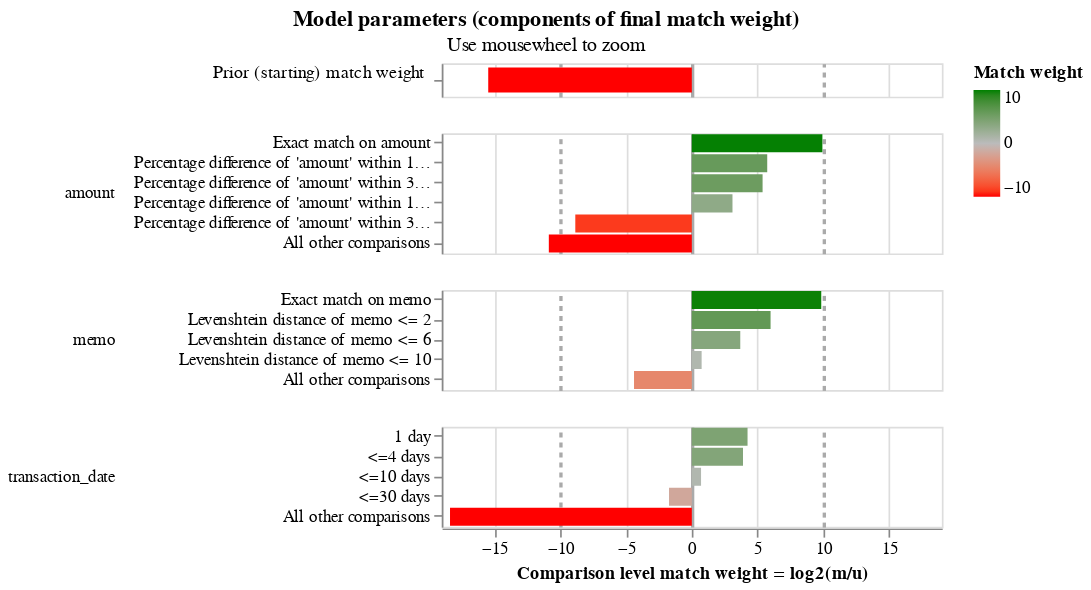

Here is the notebook cell this chart was saved with:
### Code cell
linker.visualisations.match_weights_chart()

### Figure 1 — Vega-Lite specification as saved in the notebook (floating-point values rounded to 4 significant figures)
{"config": {"view": {"continuousWidth": 300, "continuousHeight": 300, "discreteHeight": 60, "discreteWidth": 400}, "header": {"title": null}, "mark": {"tooltip": null}, "title": {"anchor": "middle"}}, "vconcat": [{"mark": {"type": "bar", "clip": true, "height": 15}, "encoding": {"color": {"field": "log2_bayes_factor", "scale": {"domain": [-10, 0, 10], "interpolate": "lab", "range": ["red", "#bbbbbb", "green"]}, "title": "Match weight", "type": "quantitative"}, "tooltip": [{"field": "comparison_name", "title": "Comparison name", "type": "nominal"}, {"field": "probability_two_random_records_match", "format": ".4f", "title": "Probability two random records match", "type": "nominal"}, {"field": "log2_bayes_factor", "format": ",.4f", "title": "Equivalent match weight", "type": "quantitative"}, {"field": "bayes_factor_description", "title": "Match weight description", "type": "nominal"}], "x": {"axis": {"domain": false, "gridColor": {"condition": {"test": "abs(datum.value / 10)  <= 1 & datum.value % 10 === 0", "value": "#aaa"}, "value": "#ddd"}, "gridDash": {"condition": {"test": "abs(datum.value / 10) == 1", "value": [3]}, "value": null}, "gridWidth": {"condition": {"test": "abs(datum.value / 10)  <= 1 & datum.value % 10 === 0", "value": 2}, "value": 1}, "labels": false, "ticks": false, "title": ""}, "field": "log2_bayes_factor", "scale": {"domain": [-19, 19]}, "type": "quantitative"}, "y": {"axis": {"title": "Prior (starting) match weight", "titleAlign": "right", "titleAngle": 0, "titleFontWeight": "normal"}, "field": "label_for_charts", "sort": {"field": "comparison_vector_value", "order": "descending"}, "type": "nominal"}}, "height": 20, "transform": [{"filter": "(datum.comparison_name == 'probability_two_random_records_match')"}]}, {"mark": {"type": "bar", "clip": true}, "encoding": {"color": {"field": "log2_bayes_factor", "scale": {"domain": [-10, 0, 10], "interpolate": "lab", "range": ["red", "#bbbbbb", "green"]}, "title": "Match weight", "type": "quantitative"}, "row": {"field": "comparison_name", "header": {"labelAlign": "left", "labelAnchor": "middle", "labelAngle": 0}, "sort": {"field": "comparison_sort_order"}, "type": "nominal"}, "tooltip": [{"field": "comparison_name", "title": "Comparison name", "type": "nominal"}, {"field": "label_for_charts", "title": "Label", "type": "ordinal"}, {"field": "sql_condition", "title": "SQL condition", "type": "nominal"}, {"field": "m_probability", "format": ".10~g", "title": "M probability", "type": "quantitative"}, {"field": "u_probability", "format": ".10~g", "title": "U probability", "type": "quantitative"}, {"field": "bayes_factor", "format": ",.6f", "title": "Bayes factor = m/u", "type": "quantitative"}, {"field": "log2_bayes_factor", "format": ".4~g", "title": "Match weight = log2(m/u)", "type": "quantitative"}, {"field": "bayes_factor_description", "title": "Match weight description", "type": "nominal"}, {"field": "m_probability_description", "title": "m probability description", "type": "nominal"}, {"field": "u_probability_description", "title": "u probability description", "type": "nominal"}], "x": {"axis": {"gridColor": {"condition": {"test": "abs(datum.value / 10)  <= 1 & datum.value % 10 === 0", "value": "#aaa"}, "value": "#ddd"}, "gridDash": {"condition": {"test": "abs(datum.value / 10) == 1", "value": [3]}, "value": null}, "gridWidth": {"condition": {"test": "abs(datum.value / 10)  <= 1 & datum.value % 10 === 0", "value": 2}, "value": 1}, "title": "Comparison level match weight = log2(m/u)"}, "field": "log2_bayes_factor", "scale": {"domain": [-19, 19]}, "type": "quantitative"}, "y": {"axis": {"title": null}, "field": "label_for_charts", "sort": {"field": "comparison_vector_value", "order": "descending"}, "type": "nominal"}}, "height": {"step": 12}, "resolve": {"axis": {"y": "independent"}, "scale": {"y": "independent"}}, "transform": [{"filter": "(datum.comparison_name != 'probability_two_random_records_match')"}]}], "data": {"name": "data-2e73792dca9add6b29726a6b46faf8e2"}, "params": [{"name": "mouse_zoom", "select": {"type": "interval", "encodings": ["x"]}, "bind": "scales", "views": []}], "resolve": {"axis": {"y": "independent"}, "scale": {"y": "independent"}}, "title": {"text": "Model parameters (components of final match weight)", "subtitle": "Use mousewheel to zoom"}, "$schema": "https://vega.github.io/schema/vega-lite/v5.9.3.json", "datasets": {"data-2e73792dca9add6b29726a6b46faf8e2": [{"comparison_name": "probability_two_random_records_match", "sql_condition": null, "label_for_charts": "", "m_probability": null, "u_probability": null, "m_probability_description": null, "u_probability_description": null, "has_tf_adjustments": false, "tf_adjustment_column": null, "tf_adjustment_weight": null, "is_null_level": false, "bayes_factor": 2.206e-05, "log2_bayes_factor": -15.47, "comparison_vector_value": 0, "max_comparison_vector_value": 0, "bayes_factor_description": "The probability that two random records drawn at random match is 0.000 or one in  45,326.0 records.This is equivalent to a starting match weight of -15.468.", "probability_two_random_records_match": 2.206e-05, "comparison_sort_order": -1}, {"comparison_name": "amount", "sql_condition": "\"amount_l\" = \"amount_r\"", "label_for_charts": "Exact match on amount", "m_probability": 0.2486, "u_probability": 0.0002561, "m_probability_description": "Amongst matching record comparisons, 24.86% of records (i.e. one in 4.022) are in the exact match on amount comparison level", "u_probability_description": "Amongst non-matching record comparisons, 0.02561% of records (i.e. one in 3,905) are in the exact match on amount comparison level", "has_tf_adjustments": false, "tf_adjustment_column": null, "tf_adjustment_weight": 1.0, "is_null_level": false, "bayes_factor": 970.7, "log2_bayes_factor": 9.923, "comparison_vector_value": 5, "max_comparison_vector_value": 5, "bayes_factor_description": "If comparison level is `exact match on amount` then comparison is 971 times more likely to be a match", "probability_two_random_records_match": 2.206e-05, "comparison_sort_order": 0}, {"comparison_name": "amount", "sql_condition": "(ABS(\"amount_l\" - \"amount_r\") / (CASE WHEN \"amount_r\" > \"amount_l\" THEN \"amount_r\" ELSE \"amount_l\" END)) < 0.01", "label_for_charts": "Percentage difference of 'amount' within 1.00%", "m_probability": 0.1991, "u_probability": 0.003749, "m_probability_description": "Amongst matching record comparisons, 19.91% of records (i.e. one in 5.023) are in the percentage difference of 'amount' within 1.00% comparison level", "u_probability_description": "Amongst non-matching record comparisons, 0.3749% of records (i.e. one in 267) are in the percentage difference of 'amount' within 1.00% comparison level", "has_tf_adjustments": false, "tf_adjustment_column": null, "tf_adjustment_weight": 1.0, "is_null_level": false, "bayes_factor": 53.11, "log2_bayes_factor": 5.731, "comparison_vector_value": 4, "max_comparison_vector_value": 5, "bayes_factor_description": "If comparison level is `percentage difference of 'amount' within 1.00%` then comparison is 53.11 times more likely to be a match", "probability_two_random_records_match": 2.206e-05, "comparison_sort_order": 0}, {"comparison_name": "amount", "sql_condition": "(ABS(\"amount_l\" - \"amount_r\") / (CASE WHEN \"amount_r\" > \"amount_l\" THEN \"amount_r\" ELSE \"amount_l\" END)) < 0.03", "label_for_charts": "Percentage difference of 'amount' within 3.00%", "m_probability": 0.3192, "u_probability": 0.007676, "m_probability_description": "Amongst matching record comparisons, 31.92% of records (i.e. one in 3.133) are in the percentage difference of 'amount' within 3.00% comparison level", "u_probability_description": "Amongst non-matching record comparisons, 0.7676% of records (i.e. one in 130) are in the percentage difference of 'amount' within 3.00% comparison level", "has_tf_adjustments": false, "tf_adjustment_column": null, "tf_adjustment_weight": 1.0, "is_null_level": false, "bayes_factor": 41.59, "log2_bayes_factor": 5.378, "comparison_vector_value": 3, "max_comparison_vector_value": 5, "bayes_factor_description": "If comparison level is `percentage difference of 'amount' within 3.00%` then comparison is 41.59 times more likely to be a match", "probability_two_random_records_match": 2.206e-05, "comparison_sort_order": 0}, {"comparison_name": "amount", "sql_condition": "(ABS(\"amount_l\" - \"amount_r\") / (CASE WHEN \"amount_r\" > \"amount_l\" THEN \"amount_r\" ELSE \"amount_l\" END)) < 0.1", "label_for_charts": "Percentage difference of 'amount' within 10.00%", "m_probability": 0.2324, "u_probability": 0.02728, "m_probability_description": "Amongst matching record comparisons, 23.24% of records (i.e. one in 4.303) are in the percentage difference of 'amount' within 10.00% comparison level", "u_probability_description": "Amongst non-matching record comparisons, 2.728% of records (i.e. one in 36.65) are in the percentage difference of 'amount' within 10.00% comparison level", "has_tf_adjustments": false, "tf_adjustment_column": null, "tf_adjustment_weight": 1.0, "is_null_level": false, "bayes_factor": 8.518, "log2_bayes_factor": 3.091, "comparison_vector_value": 2, "max_comparison_vector_value": 5, "bayes_factor_description": "If comparison level is `percentage difference of 'amount' within 10.00%` then comparison is 8.518 times more likely to be a match", "probability_two_random_records_match": 2.206e-05, "comparison_sort_order": 0}, {"comparison_name": "amount", "sql_condition": "(ABS(\"amount_l\" - \"amount_r\") / (CASE WHEN \"amount_r\" > \"amount_l\" THEN \"amount_r\" ELSE \"amount_l\" END)) < 0.3", "label_for_charts": "Percentage difference of 'amount' within 30.00%", "m_probability": 0.0001944, "u_probability": 0.08986, "m_probability_description": "Amongst matching record comparisons, 0.01944% of records (i.e. one in 5,143) are in the percentage difference of 'amount' within 30.00% comparison level", "u_probability_description": "Amongst non-matching record comparisons, 8.986% of records (i.e. one in 11.13) are in the percentage difference of 'amount' within 30.00% comparison level", "has_tf_adjustments": false, "tf_adjustment_column": null, "tf_adjustment_weight": 1.0, "is_null_level": false, "bayes_factor": 0.002164, "log2_bayes_factor": -8.852, "comparison_vector_value": 1, "max_comparison_vector_value": 5, "bayes_factor_description": "If comparison level is `percentage difference of 'amount' within 30.00%` then comparison is 462 times less likely to be a match", "probability_two_random_records_match": 2.206e-05, "comparison_sort_order": 0}, {"comparison_name": "amount", "sql_condition": "ELSE", "label_for_charts": "All other comparisons", "m_probability": 0.0004673, "u_probability": 0.8712, "m_probability_description": "Amongst matching record comparisons, 0.04673% of records (i.e. one in 2,140) are in the all other comparisons comparison level", "u_probability_description": "Amongst non-matching record comparisons, 87.12% of records (i.e. one in 1.148) are in the all other comparisons comparison level", "has_tf_adjustments": false, "tf_adjustment_column": null, "tf_adjustment_weight": 1.0, "is_null_level": false, "bayes_factor": 0.0005364, "log2_bayes_factor": -10.86, "comparison_vector_value": 0, "max_comparison_vector_value": 5, "bayes_factor_description": "If comparison level is `all other comparisons` then comparison is 1,864 times less likely to be a match", "probability_two_random_records_match": 2.206e-05, "comparison_sort_order": 0}, {"comparison_name": "memo", "sql_condition": "\"memo_l\" = \"memo_r\"", "label_for_charts": "Exact match on memo", "m_probability": 0.4318, "u_probability": 0.0004724, "m_probability_description": "Amongst matching record comparisons, 43.18% of records (i.e. one in 2.316) are in the exact match on memo comparison level", "u_probability_description": "Amongst non-matching record comparisons, 0.04724% of records (i.e. one in 2,117) are in the exact match on memo comparison level", "has_tf_adjustments": false, "tf_adjustment_column": null, "tf_adjustment_weight": 1.0, "is_null_level": false, "bayes_factor": 914.1, "log2_bayes_factor": 9.836, "comparison_vector_value": 4, "max_comparison_vector_value": 4, "bayes_factor_description": "If comparison level is `exact match on memo` then comparison is 914 times more likely to be a match", "probability_two_random_records_match": 2.206e-05, "comparison_sort_order": 1}, {"comparison_name": "memo", "sql_condition": "levenshtein(\"memo_l\", \"memo_r\") <= 2", "label_for_charts": "Levenshtein distance of memo <= 2", "m_probability": 0.1098, "u_probability": 0.001734, "m_probability_description": "Amongst matching record comparisons, 10.98% of records (i.e. one in 9.109) are in the levenshtein distance of memo <= 2 comparison level", "u_probability_description": "Amongst non-matching record comparisons, 0.1734% of records (i.e. one in 577) are in the levenshtein distance of memo <= 2 comparison level", "has_tf_adjustments": false, "tf_adjustment_column": null, "tf_adjustment_weight": 1.0, "is_null_level": false, "bayes_factor": 63.33, "log2_bayes_factor": 5.985, "comparison_vector_value": 3, "max_comparison_vector_value": 4, "bayes_factor_description": "If comparison level is `levenshtein distance of memo <= 2` then comparison is 63.33 times more likely to be a match", "probability_two_random_records_match": 2.206e-05, "comparison_sort_order": 1}, {"comparison_name": "memo", "sql_condition": "levenshtein(\"memo_l\", \"memo_r\") <= 6", "label_for_charts": "Levenshtein distance of memo <= 6", "m_probability": 0.2653, "u_probability": 0.02066, "m_probability_description": "Amongst matching record comparisons, 26.53% of records (i.e. one in 3.77) are in the levenshtein distance of memo <= 6 comparison level", "u_probability_description": "Amongst non-matching record comparisons, 2.066% of records (i.e. one in 48.41) are in the levenshtein distance of memo <= 6 comparison level", "has_tf_adjustments": false, "tf_adjustment_column": null, "tf_adjustment_weight": 1.0, "is_null_level": false, "bayes_factor": 12.84, "log2_bayes_factor": 3.683, "comparison_vector_value": 2, "max_comparison_vector_value": 4, "bayes_factor_description": "If comparison level is `levenshtein distance of memo <= 6` then comparison is 12.84 times more likely to be a match", "probability_two_random_records_match": 2.206e-05, "comparison_sort_order": 1}, {"comparison_name": "memo", "sql_condition": "levenshtein(\"memo_l\", \"memo_r\") <= 10", "label_for_charts": "Levenshtein distance of memo <= 10", "m_probability": 0.1508, "u_probability": 0.0899, "m_probability_description": "Amongst matching record comparisons, 15.08% of records (i.e. one in 6.63) are in the levenshtein distance of memo <= 10 comparison level", "u_probability_description": "Amongst non-matching record comparisons, 8.99% of records (i.e. one in 11.12) are in the levenshtein distance of memo <= 10 comparison level", "has_tf_adjustments": false, "tf_adjustment_column": null, "tf_adjustment_weight": 1.0, "is_null_level": false, "bayes_factor": 1.678, "log2_bayes_factor": 0.7466, "comparison_vector_value": 1, "max_comparison_vector_value": 4, "bayes_factor_description": "If comparison level is `levenshtein distance of memo <= 10` then comparison is 1.678 times more likely to be a match", "probability_two_random_records_match": 2.206e-05, "comparison_sort_order": 1}, {"comparison_name": "memo", "sql_condition": "ELSE", "label_for_charts": "All other comparisons", "m_probability": 0.04231, "u_probability": 0.8872, "m_probability_description": "Amongst matching record comparisons, 4.231% of records (i.e. one in 23.64) are in the all other comparisons comparison level", "u_probability_description": "Amongst non-matching record comparisons, 88.72% of records (i.e. one in 1.127) are in the all other comparisons comparison level", "has_tf_adjustments": false, "tf_adjustment_column": null, "tf_adjustment_weight": 1.0, "is_null_level": false, "bayes_factor": 0.04769, "log2_bayes_factor": -4.39, "comparison_vector_value": 0, "max_comparison_vector_value": 4, "bayes_factor_description": "If comparison level is `all other comparisons` then comparison is 20.97 times less likely to be a match", "probability_two_random_records_match": 2.206e-05, "comparison_sort_order": 1}, {"comparison_name": "transaction_date", "sql_condition": "transaction_date_r - transaction_date_l <= 1 and transaction_date_r >= transaction_date_l", "label_for_charts": "1 day", "m_probability": 0.3888, "u_probability": 0.02064, "m_probability_description": "Amongst matching record comparisons, 38.88% of records (i.e. one in 2.572) are in the 1 day comparison level", "u_probability_description": "Amongst non-matching record comparisons, 2.064% of records (i.e. one in 48.45) are in the 1 day comparison level", "has_tf_adjustments": false, "tf_adjustment_column": null, "tf_adjustment_weight": 1.0, "is_null_level": false, "bayes_factor": 18.84, "log2_bayes_factor": 4.235, "comparison_vector_value": 4, "max_comparison_vector_value": 4, "bayes_factor_description": "If comparison level is `1 day` then comparison is 18.84 times more likely to be a match", "probability_two_random_records_match": 2.206e-05, "comparison_sort_order": 2}, {"comparison_name": "transaction_date", "sql_condition": "transaction_date_r - transaction_date_l <= 4 and transaction_date_r >= transaction_date_l", "label_for_charts": "<=4 days", "m_probability": 0.4656, "u_probability": 0.03142, "m_probability_description": "Amongst matching record comparisons, 46.56% of records (i.e. one in 2.148) are in the <=4 days comparison level", "u_probability_description": "Amongst non-matching record comparisons, 3.142% of records (i.e. one in 31.83) are in the <=4 days comparison level", "has_tf_adjustments": false, "tf_adjustment_column": null, "tf_adjustment_weight": 1.0, "is_null_level": false, "bayes_factor": 14.82, "log2_bayes_factor": 3.89, "comparison_vector_value": 3, "max_comparison_vector_value": 4, "bayes_factor_description": "If comparison level is `<=4 days` then comparison is 14.82 times more likely to be a match", "probability_two_random_records_match": 2.206e-05, "comparison_sort_order": 2}, {"comparison_name": "transaction_date", "sql_condition": "transaction_date_r - transaction_date_l <= 10 and transaction_date_r >= transaction_date_l", "label_for_charts": "<=10 days", "m_probability": 0.09608, "u_probability": 0.05903, "m_probability_description": "Amongst matching record comparisons, 9.608% of records (i.e. one in 10.41) are in the <=10 days comparison level", "u_probability_description": "Amongst non-matching record comparisons, 5.903% of records (i.e. one in 16.94) are in the <=10 days comparison level", "has_tf_adjustments": false, "tf_adjustment_column": null, "tf_adjustment_weight": 1.0, "is_null_level": false, "bayes_factor": 1.628, "log2_bayes_factor": 0.7028, "comparison_vector_value": 2, "max_comparison_vector_value": 4, "bayes_factor_description": "If comparison level is `<=10 days` then comparison is 1.628 times more likely to be a match", "probability_two_random_records_match": 2.206e-05, "comparison_sort_order": 2}, {"comparison_name": "transaction_date", "sql_condition": "transaction_date_r - transaction_date_l <= 30 and transaction_date_r >= transaction_date_l", "label_for_charts": "<=30 days", "m_probability": 0.04946, "u_probability": 0.1643, "m_probability_description": "Amongst matching record comparisons, 4.946% of records (i.e. one in 20.22) are in the <=30 days comparison level", "u_probability_description": "Amongst non-matching record comparisons, 16.43% of records (i.e. one in 6.088) are in the <=30 days comparison level", "has_tf_adjustments": false, "tf_adjustment_column": null, "tf_adjustment_weight": 1.0, "is_null_level": false, "bayes_factor": 0.3011, "log2_bayes_factor": -1.732, "comparison_vector_value": 1, "max_comparison_vector_value": 4, "bayes_factor_description": "If comparison level is `<=30 days` then comparison is 3.321 times less likely to be a match", "probability_two_random_records_match": 2.206e-05, "comparison_sort_order": 2}, {"comparison_name": "transaction_date", "sql_condition": "ELSE", "label_for_charts": "All other comparisons", "m_probability": 2.135e-06, "u_probability": 0.7247, "m_probability_description": "Amongst matching record comparisons, 0.0002135% of records (i.e. one in 468,320) are in the all other comparisons comparison level", "u_probability_description": "Amongst non-matching record comparisons, 72.47% of records (i.e. one in 1.38) are in the all other comparisons comparison level", "has_tf_adjustments": false, "tf_adjustment_column": null, "tf_adjustment_weight": 1.0, "is_null_level": false, "bayes_factor": 2.947e-06, "log2_bayes_factor": -18.37, "comparison_vector_value": 0, "max_comparison_vector_value": 4, "bayes_factor_description": "If comparison level is `all other comparisons` then comparison is 339,369 times less likely to be a match", "probability_two_random_records_match": 2.206e-05, "comparison_sort_order": 2}]}}
